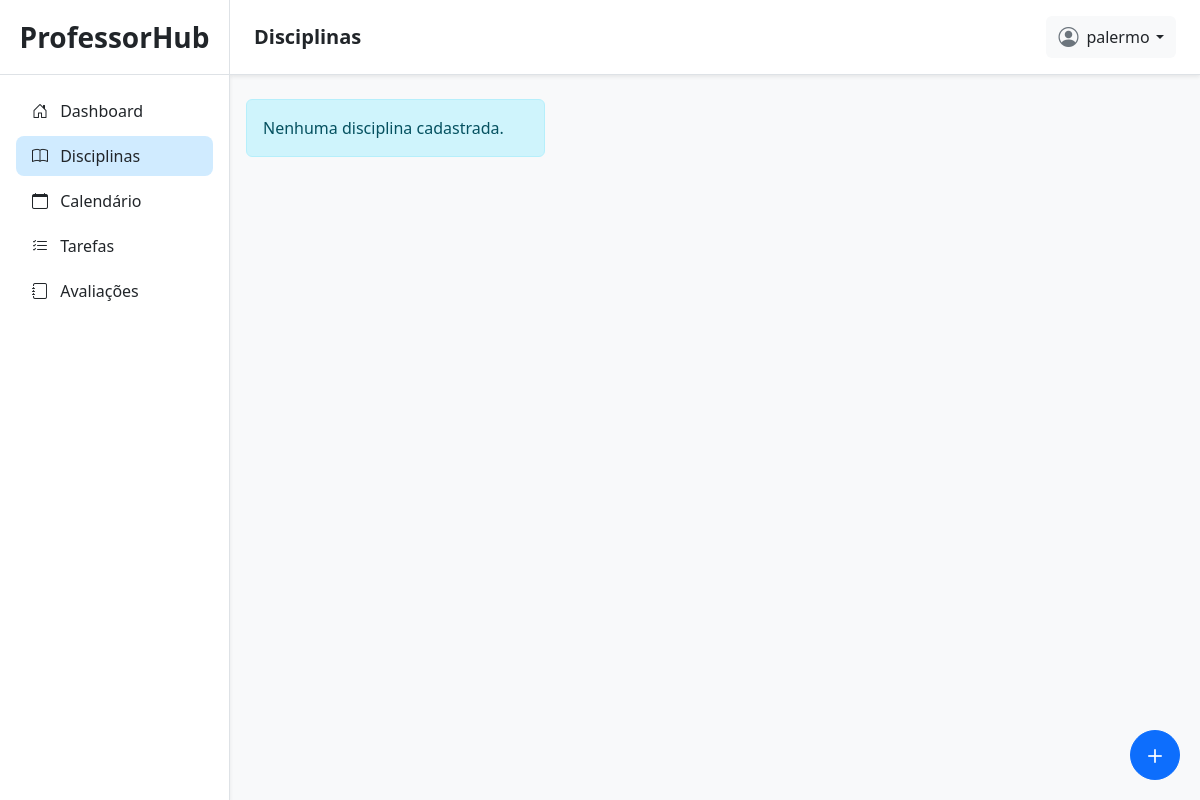
The page /disciplinas/ (signed in) on the database as committed earlier.
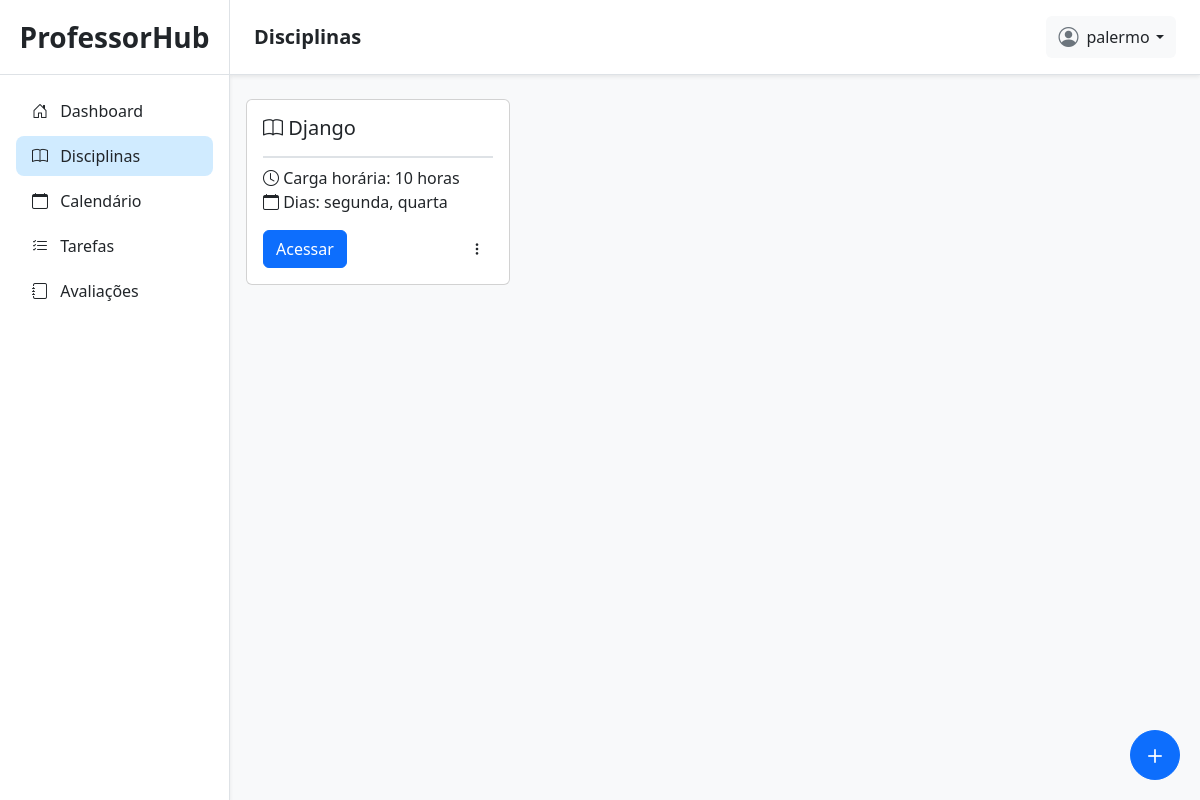
The same page on the database as committed later.
### planner/models.py (models this page shows, shortened)
class Disciplina(models.Model):
    PERIODO = [
        ('semestral', 'semestral'),
        ('anual', 'anual'),
    ]
    user = models.ForeignKey(User, on_delete=models.CASCADE, related_name='disciplinas')
    calendario = models.ForeignKey(CalendarioLetivo, on_delete=models.CASCADE, related_name='disciplinas')
    nome = models.CharField(max_length=100)
    periodo = models.CharField(max_length=20, choices=PERIODO)
    carga_horaria = models.PositiveIntegerField()
    aviso = models.CharField(max_length=100, default='')

### planner/views.py (the view, shortened to what this page needs)
# urls.py: path('disciplinas/', disciplinas_view, name='disciplinas'),
@login_required(login_url='/login/')
@transaction.atomic
def disciplinas_view(request):
    def _render_page():
        disciplinas = Disciplina.objects.filter(user=request.user)
        calendarios = CalendarioLetivo.objects.filter(user=request.user)
        form = DisciplinaForm()
        dias_disciplinas = []
        for disciplina in disciplinas:
            dias = get_dias_aula_na_semana_disciplina(disciplina)
            dias_list = list(dias)
            dias_str = ', '.join(dias_list)
            dias_disciplinas.append(
                (disciplina, dias_str)
            )
            criar_aviso_se_faltar_aulas(disciplina)
        return render(request, 'planner/disciplinas/disciplinas.html', {
            'disciplinas': disciplinas,
            'calendarios': calendarios,
            'form': form,
            'dias_disciplinas': dias_disciplinas
        })
    return _render_page()

### planner/views.py (called while the page is built)
def calcular_num_aulas_faltantes(disciplina):
    total = disciplina.carga_horaria
    aulas_criadas = PlanoAula.objects.filter(
        disciplina=disciplina,
    ).aggregate(num_aulas=Sum('num_aulas'))['num_aulas'] or 0
    print('total:', total)
    print('aulas_criadas:', aulas_criadas)
    aulas_faltantes = total - aulas_criadas
    nome = f'[{disciplina.nome}]'
    carga = f'total={total:02}'
    print(f'[{str(disciplina.pk).rjust(2)}] | {nome.ljust(15)} | {carga:02}h | {aulas_criadas:02} | -> faltam {aulas_faltantes} aula(s)')
    return aulas_faltantes

def criar_aviso_se_faltar_aulas(disciplina):
    aulas_faltantes = calcular_num_aulas_faltantes(disciplina)
    mensagem = ''
    if aulas_faltantes > 0:
        mensagem = f"Faltam {aulas_faltantes} aula{'s' if aulas_faltantes != 1 else ''} para cumprir a carga horária!"
    if aulas_faltantes > 0:
        if not disciplina.aviso:
            disciplina.aviso = mensagem
            disciplina.save()
    else:
        print('tudo ok aulas')
        disciplina.aviso = ''
        disciplina.save()

def get_dias_aula_na_semana_disciplina(disciplina):
    dias = set()
    for plano in disciplina.planos.all()[:5]:
        dia = get_dia_semana(plano.data)
        dias.add(dia)
    return dias

def get_dia_semana(proximo_dia):
    NAME_DAYS_WEEK = {
        'Monday': 'segunda',
        'Tuesday': 'terca',
        'Wednesday': 'quarta',
        'Thursday': 'quinta',
        'Friday': 'sexta',
        'Saturday': 'sábado',
        'Sunday': 'domingo'
    }
    dia_nome = calendar.day_name[proximo_dia.weekday()]
    return NAME_DAYS_WEEK[dia_nome]

### planner/templates/planner/disciplinas/disciplinas.html (shortened to what this page needs)
{% extends 'planner/base.html' %}
{% load static %}
{% block titlenavbar %}
Disciplinas
{% endblock %}
{% block content %}
<div class="container m-1 mt-4 position-relative">
    <div class="row row-cols-1 row-cols-md-3 g-4 mb-3">
        {% for disciplina, dias_aulas in dias_disciplinas %}
        <div class="col" style="max-width: 18rem;">
            <div class="card h-100">
                <div class="card-body d-flex flex-column">
                    <h5 class="card-title border-bottom border-2 pb-3"><i class="bi bi-book"></i> {{ disciplina.nome }}</h5>
                    <div>
                        <div><i class="bi bi-clock"></i> Carga horária: {{ disciplina.carga_horaria }} horas</div>
                        <div><i class="bi bi-calendar"></i> Dias: {{ dias_aulas }}</div>
                    </div>
                    <div class="mt-auto pt-3 d-flex justify-content-between align-items-center">
                        <a href="{% url 'disciplina_planos' disciplina.id %}" class="btn btn-primary">Acessar</a>
                        <div class="dropdown">
                            <button class="btn btn-sm" type="button" data-bs-toggle="dropdown" aria-expanded="false">
                                <i class="bi bi-three-dots-vertical"></i>
                            </button>
                        </div>
                    </div>
                </div>
            </div>
        </div>
        {% empty %}
        <div class="col-12">
            <div class="alert alert-info">Nenhuma disciplina cadastrada.</div>
        </div>
        {% endfor %}
    </div>
</div>
<button type="button"
    class="btn btn-primary rounded-circle d-flex align-items-center justify-content-center position-fixed"
    data-bs-toggle="modal"
    data-bs-target="#adicionarDisciplina"
    style="height: 50px; width: 50px; bottom: 20px; right: 20px;">
    <i class="bi bi-plus fs-3"></i>
</button>
{% endblock %}

### planner/templates/planner/base.html (shortened to what this page needs)
{% load static %}
<!doctype html>
<html lang="en">
<head>
    <link href="https://cdn.jsdelivr.net/npm/bootstrap@5.2.3/dist/css/bootstrap.min.css" rel="stylesheet"
>
    <link rel="stylesheet" href="https://cdn.jsdelivr.net/npm/bootstrap-icons@1.13.1/font/bootstrap-icons.min.css">
    <link rel="stylesheet" href="{% static 'css/planner/base.css' %}">
</head>
<body class="bg-light">
    <div class="container-fluid p-0">
        <div class="sidebar p-0 position-relative shadow-sm">
            <div class="sidebar-header py-3 px-3 text-center border-bottom">
                <a class="nav-link fs-3 fw-semibold text-dark" href="/">ProfessorHub</a>
            </div>
            <div class="d-flex flex-column justify-content-between pb-4" style="height: 90%;">
                <div class="sidebar-content">
                    <ul class="list-group mx-3 mt-3">
                        <li class="list-group-item {% if '/dashboard/' in request.path %}item-active{% endif %}">
                            <a href="{% url 'admin_dashboard' %}" class="text-decoration-none d-block text-dark">
                                <i class="bi bi-house-door me-2"></i> Dashboard
                            </a>
                        </li>
                        <li class="list-group-item {% if '/disciplinas/' in request.path %}item-active{% endif %}">
                            <a href="{% url 'disciplinas' %}" class="text-decoration-none d-block text-dark">
                                <i class="bi bi-book me-2"></i> Disciplinas
                            </a>
                        </li>
                        <li class="list-group-item {% if '/calendarios/' in request.path %}item-active{% endif %}">
                            <a href="{% url 'calendarios' %}" class="text-decoration-none d-block text-dark">
                                <i class="bi bi-calendar me-2"></i> Calendário
                            </a>
                        </li>
                        <li class="list-group-item {% if '/tarefas/' in request.path and '/disciplinas/' not in request.path %}item-active{% endif %}">
                            <a href="{% url 'tarefas' %}" class="text-decoration-none d-block text-dark">
                                <i class="bi bi-list-check me-2"></i> Tarefas
                            </a>
                        </li>
                        <li class="list-group-item {% if '/avaliacoes/' in request.path and '/disciplinas/' not in request.path %}item-active{% endif %}">
                            <a href="{% url 'avaliacoes' %}" class="text-decoration-none d-block text-dark">
                                <i class="bi bi-journal me-2"></i> Avaliações
                            </a>
                        </li>
                    </ul>
                </div>
            </div>
        </div>
        <div class="content-page p-0">
            <div class="navbar bg-white shadow-sm position-sticky top-0 px-4 py-3 border-bottom d-flex justify-content-between align-items-center"
                style="z-index: 900;">
                <div class="d-flex align-items-center gap-3">
                    <h5 class="mb-0 fw-semibold text-dark">
                        {% block titlenavbar %}
                        {% endblock %}
                    </h5>
                </div>
                <div class="dropdown">
                    <button class="btn btn-light border-0 d-flex align-items-center gap-2" type="button"
                        id="dropdownMenuButton1" data-bs-toggle="dropdown" aria-expanded="false">
                        <i class="bi bi-person-circle fs-5 text-secondary"></i>
                        <span class="dropdown-toggle text-dark">{{ request.user }}</span>
                    </button>
                </div>
            </div>
            {% block content %}
            {% endblock %}
        </div>
</body>
</html>

### static/css/planner/base.css (style rules this page uses)
body { overflow: hidden; }
.container-fluid { display: flex; height: 100vh; }
.content-page { flex: 1; overflow-y: auto; background-color: #f8f9fa; }
.sidebar { background-color: #ffffff; width: 230px; height: 100vh; border-right: 1px solid #dee2e6; transition: all 0.3s ease-in-out; }
.sidebar-header a { color: #2c3e50; }
.sidebar .list-group-item { background-color: transparent; border: none; border-radius: 8px; margin-bottom: 5px; transition: 0.2s; }
.item-active { background-color: #d0ebff !important; font-weight: 500; }
.navbar { background-color: #ffffff !important; }
.navbar h5 { color: #2c3e50; }
.dropdown-toggle::after { margin-left: 0.4rem; }

Rows that differ between the two databases and show on the page:
added Disciplina: nome "Django", carga_horaria "10", dias_aulas "segunda, quarta"
Other text that changed with them:
text no longer shown: "Nenhuma disciplina cadastrada."
